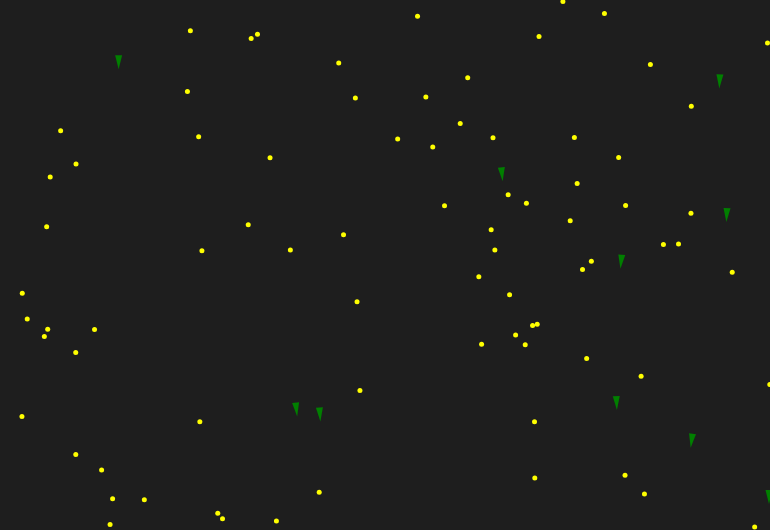
Frame 1 (no input)
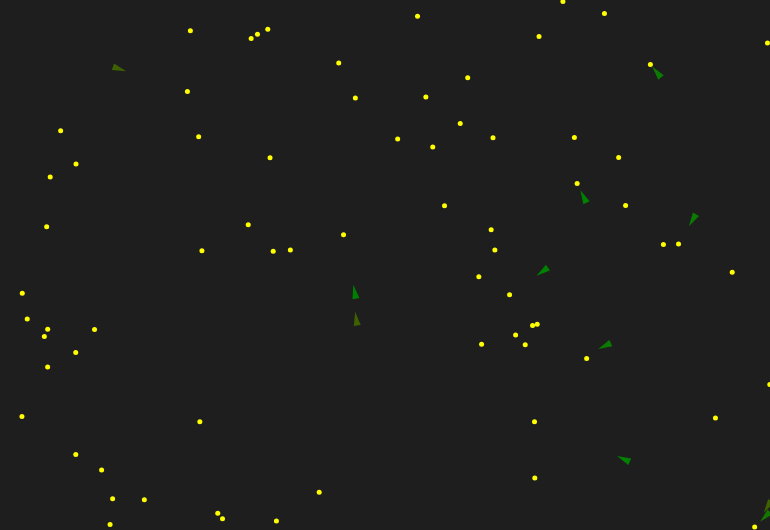
Frame 60 (no input)
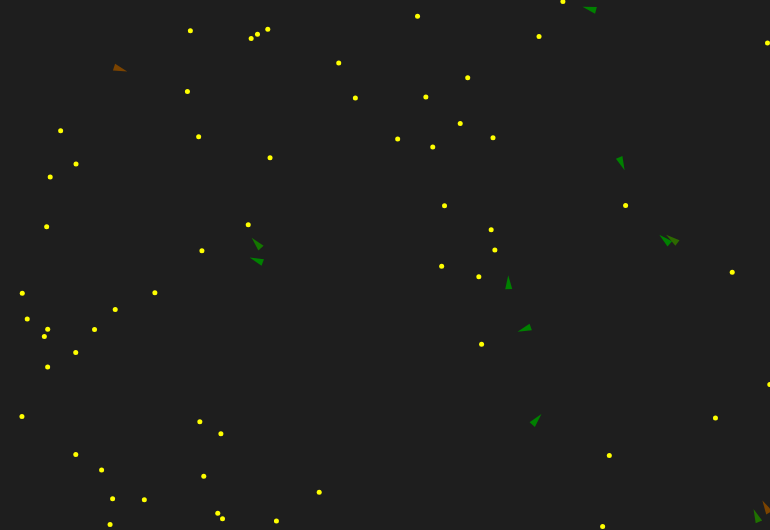
Frame 120 (the mouse pressed at the canvas centre since frame 60)

The p5.js sketch that drew these frames (run headless with seeded random() and noise() and a simulated clock; from frame 60 on, the mouse is pressed at the canvas centre):

// p5.js sketch
// ── sketch.js
var agents = [];
var food = [];
var agentID=10;

function setup()
{
    //Create world
    createCanvas(displayWidth - 30, displayHeight - 70);

    for(i=0;i<80;i++)
    {
        var x = random(width);
        var y = random(height);
        food.push(createVector(x,y));
    }
    //Create agent
    // agent = new Agent(width/2, height/2);
    for(i=0; i<10;i++)
    {
        agents.push(new Agent(random(width), random(height)));
    }
}

function draw()
{
    background(30);
    //set target to mouse
    var target = createVector(mouseX, mouseY);
    for(i=food.length-1;i>0;i--)
    {
        noStroke();
        fill('yellow');
        ellipse(food[i].x, food[i].y , 5);
    }

    if (random()<0.08)
    {
        food.push(createVector(random(width), random(height)));
    }

    var maxmaxSpeed = 0;
    var allspeed = 0;
    for(var i = agents.length - 1; i >= 0; i--)
    {
        agents[i].seek();
        agents[i].update();
        agents[i].display();

        
        var newAgent = agents[i].clone();
        if(newAgent!=null)
        {
            agents.push(newAgent);
            agentID +=1;
            console.log(agentID);
        }

        allspeed += agents[i].maxSpeed;
        //Max. Max.Speed
        if (agents[i].maxSpeed > maxmaxSpeed)
        {
            maxmaxSpeed = agents[i].maxSpeed;
        }

        if (agents[i].dead)
        {
            agents.splice(i,1);
        }
    }

}
// ── agent.js
function Agent(x,y,dna)
{
    this.dna = [];
    this.acceleration = createVector(0,0);
    this.position = createVector(x,y);
    this.velocity = createVector(0,2);
    if (dna == null)
    {
        this.maxSpeed = random(4);
        this.maxForce = random(0.1,0.3);
    }else {
        this.maxSpeed = dna[0];
        this.maxForce = dna[1]
        this.maxForce += random(-0.05,0.05);
        this.maxSpeed += random(-0.5,0.5); 
    }
    this.size = 3.5;
    this.health = 100;
    this.sight = 100;
    this.dead = false;
    this.dna[0] = this.maxSpeed;
    this.dna[1] = this.maxForce;

    this.applyForce = function(force) {
        // We could add mass here if we want A = F / M
        this.acceleration.add(force);
    };

    //Update the location of the agent
    this.update = function()
    {
        this.health -= 0.4;
        if(this.health <= 0)
        {
            this.dead = true;
        }
        // console.log(this.health)
        this.velocity.add(this.acceleration);
        // this.velocity.limit(this.maxSpeed);
        this.position.add(this.velocity);
        // Reset accelerationelertion to 0 each cycle
        this.acceleration.mult(0);
    };

    this.clone = function()
    {
        if (random()<this.health*0.00001)
        {
            return new Agent(this.position.x,this.position.y, this.dna)
        }else{
            return null;
        }
    }

    // STEER = desired - velocity
    this.seek = function()
    {
        var closest = Infinity;
        var closestIndex = Infinity;
        var closestFood = this.velocity;
        var d = Infinity;
        for(i=food.length-1;i>0;i--)
        {
            d = dist(this.position.x, this.position.y,food[i].x, food[i].y);
            if (d < closest)
            {   
                closest = d
                closestIndex = i;
                closestFood = food[i];
            }
        }
        if (closest < 7)
        {
            food.splice(closestIndex,1);
            this.health += 20;
        }
        if (food.length == 1)
        {
            return;
        }

        var desired = p5.Vector.sub(closestFood,this.position); 
        // Scale to maximum speed
        desired.setMag(this.maxSpeed);

        // Steering = Desired minus velocity
        var steer = p5.Vector.sub(desired,this.velocity);
        steer.limit(this.maxForce);  // Limit to maximum steering force
        
        this.applyForce(steer);
    };

    // Displays the agent in the world
    this.display = function()
    {
        // console.log(this.health/100);
        var healthy = color('green');
        var sick = color('red');
        var theta = this.velocity.heading() + PI/2;
        fill(lerpColor(sick,healthy,this.health/100));
       
        stroke(200);
        strokeWeight(0);
        push();
        translate(this.position.x,this.position.y);
        rotate(theta);
        beginShape();
        vertex(0, -this.size*2);
        vertex(-this.size, this.size*2);
        vertex(this.size, this.size*2);
        endShape(CLOSE);
        pop();
    };
}
